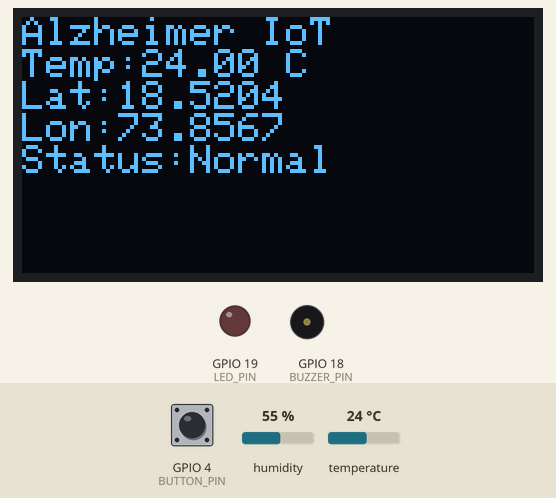
Bench run of a sketch on a simulated ESP32. On the bench: 128×64 one-colour display, output pins drawn as LEDs (lit = HIGH), buzzer (waves = sounding, pin HIGH). The test bench sets the inputs (shaded band); at power-on: GPIO 4 (BUTTON_PIN) HIGH, temperature 24 °C, humidity 55 %. What the sketch prints to the serial monitor is not drawn.

Above: at 1.2 s.
1.3 s: GPIO 4 (BUTTON_PIN) pulled LOW for 0.3 s
At 4.2 s:
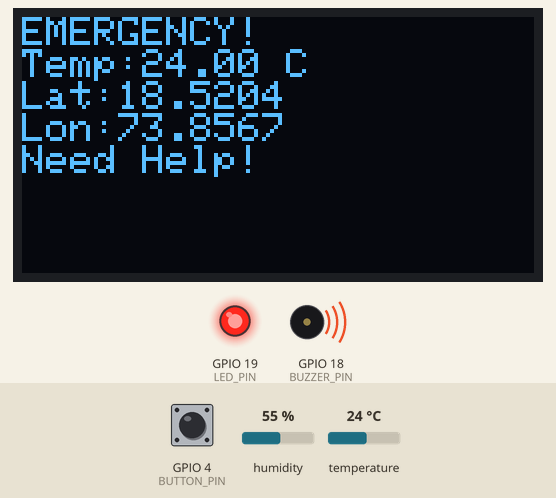
7.8 s: temperature set to 12 °C
At 9.7 s:
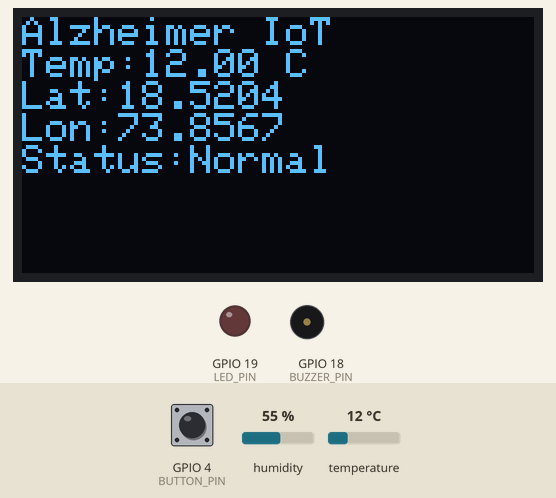
10.0 s: GPIO 4 (BUTTON_PIN) pulled LOW for 1 s
At 12.2 s:
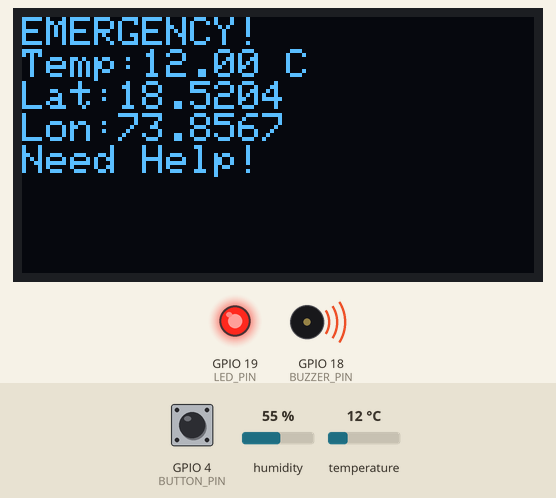
17.2 s: temperature set to 19 °C
At 20.2 s:
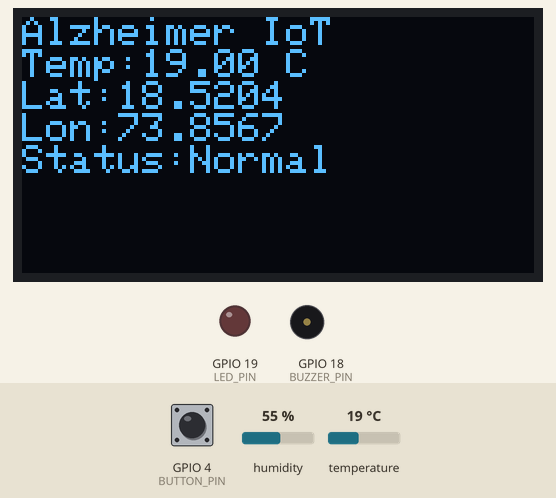
20.5 s: temperature set to 28 °C
At 22.0 s:
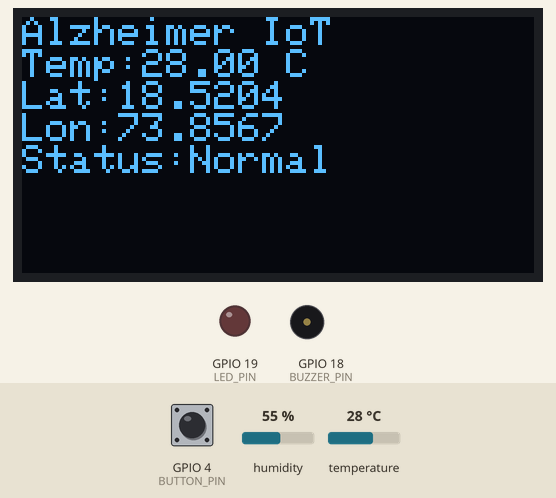
22.6 s: GPIO 4 (BUTTON_PIN) pulsed LOW 5 times (0.12 s each, 0.3 s apart)
At 28.0 s:
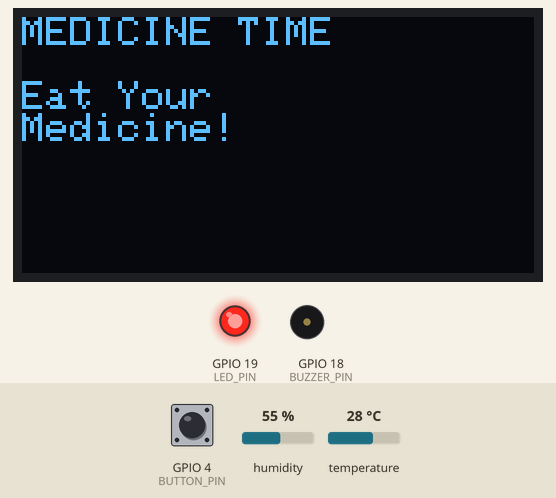
Timing chart, 0 to 33.8 s (numbered marks = the images above; inputs shaded):
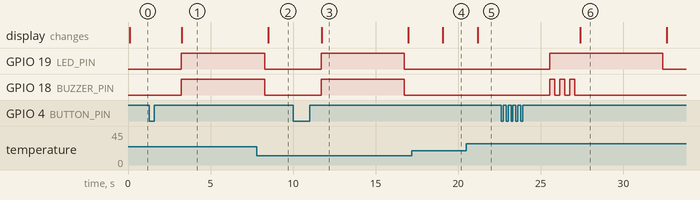

The sketch:

sketch.ino
```cpp
#include <Wire.h>
#include <Adafruit_GFX.h>
#include <Adafruit_SSD1306.h>
#include <DHT.h>

#define SCREEN_WIDTH 128
#define SCREEN_HEIGHT 64

#define DHTPIN 15
#define DHTTYPE DHT22

#define BUTTON_PIN 4
#define BUZZER_PIN 18
#define LED_PIN 19

Adafruit_SSD1306 display(SCREEN_WIDTH, SCREEN_HEIGHT, &Wire, -1);
DHT dht(DHTPIN, DHTTYPE);

float latitude = 18.5204;
float longitude = 73.8567;

unsigned long lastPressTime = 0;
int pressCount = 0;

void setup() {
  Serial.begin(115200);

  pinMode(BUTTON_PIN, INPUT_PULLUP);
  pinMode(BUZZER_PIN, OUTPUT);
  pinMode(LED_PIN, OUTPUT);

  dht.begin();

  if (!display.begin(SSD1306_SWITCHCAPVCC, 0x3C)) {
    Serial.println("OLED Failed");
    while (true);
  }

  display.clearDisplay();
  display.display();

  Serial.println("=================================");
  Serial.println(" Alzheimer IoT Solution ");
  Serial.println("=================================");
}

void loop() {
  float temp = dht.readTemperature();

  showNormalScreen(temp);
  checkButton(temp);

  delay(200);
}

void showNormalScreen(float temp) {

  display.clearDisplay();
  display.setTextSize(1);
  display.setTextColor(WHITE);

  display.setCursor(0, 0);
  display.println("Alzheimer IoT");

  display.print("Temp:");
  display.print(temp);
  display.println(" C");

  display.print("Lat:");
  display.println(latitude, 4);

  display.print("Lon:");
  display.println(longitude, 4);

  display.println("Status:Normal");

  display.display();

  Serial.println("=================================");
  Serial.print("Temperature: ");
  Serial.print(temp);
  Serial.println(" C");

  Serial.print("Latitude: ");
  Serial.println(latitude, 4);

  Serial.print("Longitude: ");
  Serial.println(longitude, 4);

  Serial.println("Status: NORMAL");
  Serial.println("=================================");
}

void checkButton(float temp) {

  if (digitalRead(BUTTON_PIN) == LOW) {

    delay(50);

    if (digitalRead(BUTTON_PIN) == LOW) {

      pressCount++;
      lastPressTime = millis();

      while (digitalRead(BUTTON_PIN) == LOW) {
        delay(10);
      }
    }
  }

  if (pressCount > 0 && millis() - lastPressTime > 1500) {

    if (pressCount == 1) {
      emergencyAlert(temp);
    }

    else if (pressCount == 2) {
      medicineReminder();
    }

    pressCount = 0;
  }
}

void emergencyAlert(float temp) {

  digitalWrite(LED_PIN, HIGH);
  digitalWrite(BUZZER_PIN, HIGH);

  display.clearDisplay();

  display.setCursor(0, 0);
  display.println("EMERGENCY!");

  display.print("Temp:");
  display.print(temp);
  display.println(" C");

  display.print("Lat:");
  display.println(latitude, 4);

  display.print("Lon:");
  display.println(longitude, 4);

  display.println("Need Help!");

  display.display();

  Serial.println();
  Serial.println("******** EMERGENCY ALERT ********");

  Serial.print("Temperature: ");
  Serial.print(temp);
  Serial.println(" C");

  Serial.print("Latitude: ");
  Serial.println(latitude, 4);

  Serial.print("Longitude: ");
  Serial.println(longitude, 4);

  Serial.println("Patient requires assistance!");
  Serial.println("********************************");

  delay(5000);

  digitalWrite(LED_PIN, LOW);
  digitalWrite(BUZZER_PIN, LOW);
}

void medicineReminder() {

  digitalWrite(LED_PIN, HIGH);

  for (int i = 0; i < 3; i++) {

    digitalWrite(BUZZER_PIN, HIGH);
    delay(300);

    digitalWrite(BUZZER_PIN, LOW);
    delay(300);
  }

  display.clearDisplay();

  display.setCursor(0, 0);
  display.println("MEDICINE TIME");
  display.println("");
  display.println("Eat Your");
  display.println("Medicine!");

  display.display();

  Serial.println();
  Serial.println("===== MEDICINE REMINDER =====");
  Serial.println("Eat Your Medicine!");
  Serial.println("Please take your tablet now.");
  Serial.println("=============================");

  delay(5000);

  digitalWrite(LED_PIN, LOW);
}
```

Measured:
- after the input at 1.3 s, GPIO 19 (LED_PIN), GPIO 18 (BUZZER_PIN): LOW → HIGH after 1.9 s; the display: changes after 2.0 s (image 1)
- after the input at 7.8 s, the display: changes after 0.71 s (image 2)
- after the input at 10.0 s, GPIO 19 (LED_PIN), GPIO 18 (BUZZER_PIN): LOW → HIGH after 1.7 s, → LOW 5.0 s later; the display: changes after 1.7 s (image 3)
- after the input at 17.2 s, the display: changes after 1.9 s (image 4)
- after the input at 20.5 s, the display: changes after 0.68 s (image 5)
- after the input at 22.6 s, GPIO 19 (LED_PIN): LOW → HIGH after 3.0 s, → LOW 6.8 s later; GPIO 18 (BUZZER_PIN): alternates HIGH for 0.30 s and LOW for 0.30 s, 6 changes in all, then stays LOW, starting after 3.0 s; the display: changes after 4.8 s (image 6)
- what the display in image 3 shows lasts 5.3 s, from 11.7 s to 17.0 s
